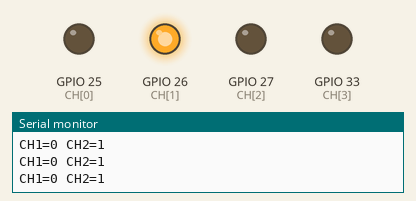
This sketch was run on a simulated ESP32. Shown: output pins drawn as LEDs (lit = HIGH), the last lines printed to the serial monitor.

Above: at 5.0 s.
At 15.0 s:
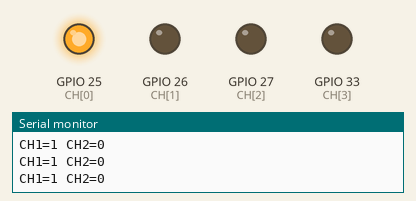
Timing chart, 0 to 26.0 s (numbered marks = the images above):
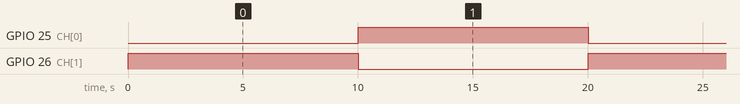

Measured:
- by itself, GPIO 25 (CH[0]), GPIO 26 (CH[1]): alternates HIGH for 10.0 s and LOW for 10.0 s

The sketch:

example.ino
```cpp
// Runs on an ESP32: toggles channel 1 and channel 2 in opposite phases on a 10-second cycle and prints their states over serial.
//
// Buy this module: https://shillehtek.com/products/4-channel-5v-ssr-module-arduino-esp32-raspberry
// Full manual: https://shillehtek.com/blogs/shillehtek-product-manuals/4-channel-5v-ssr-module-arduino-esp32-raspberry-manual
// More examples: https://github.com/shillehbean/shillehtek-examples
//

const int CH[4] = {25, 26, 27, 33};

void setup() {
  Serial.begin(115200);
  for (int i = 0; i < 4; i++) {
    pinMode(CH[i], OUTPUT);
    digitalWrite(CH[i], LOW);
  }
}

void loop() {
  // channel 1 on a 10 s cycle, channel 2 opposite phase
  bool phase = (millis() / 10000) % 2;
  digitalWrite(CH[0], phase);
  digitalWrite(CH[1], !phase);
  Serial.printf("CH1=%d CH2=%d\n", phase, !phase);
  delay(500);
}
```
